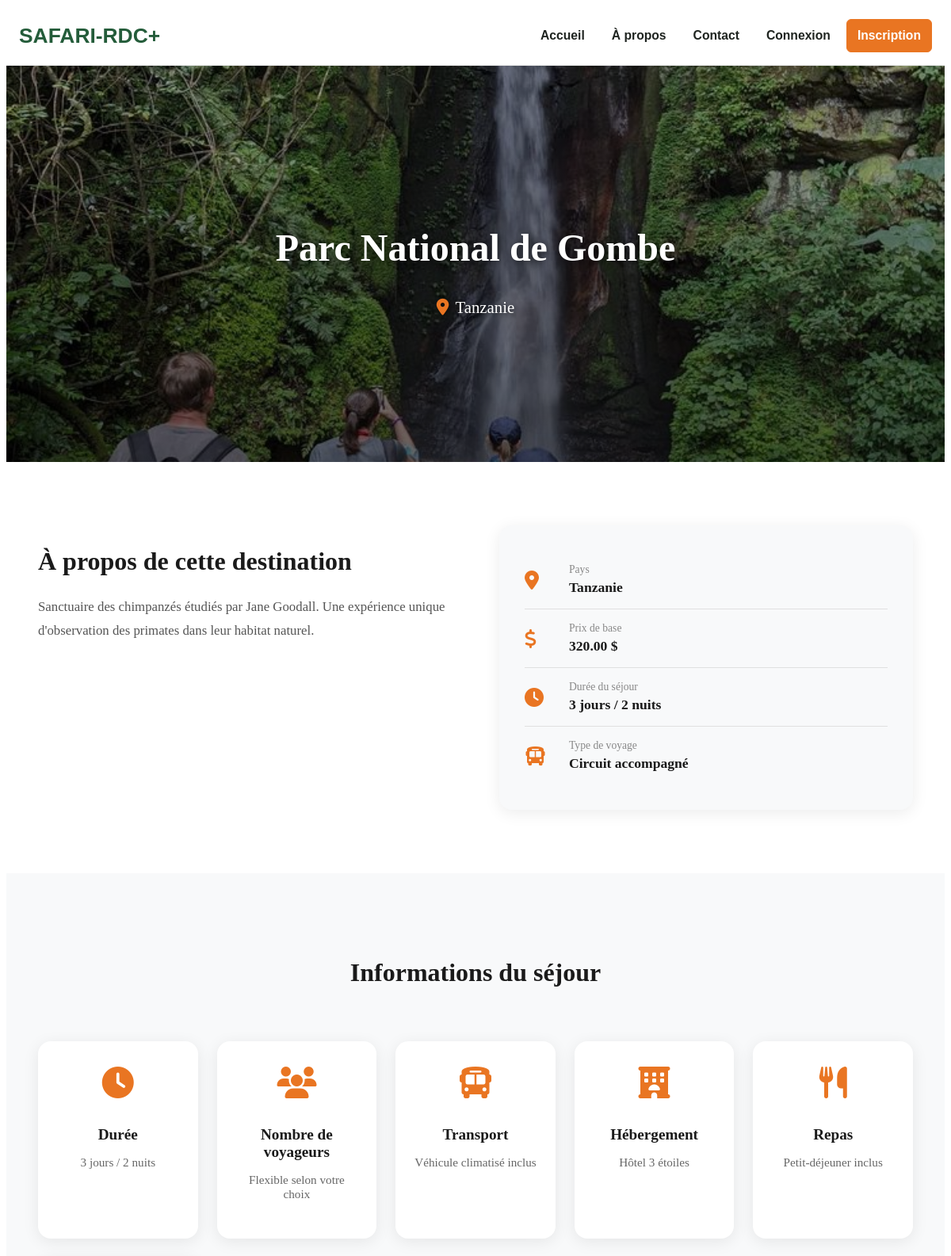
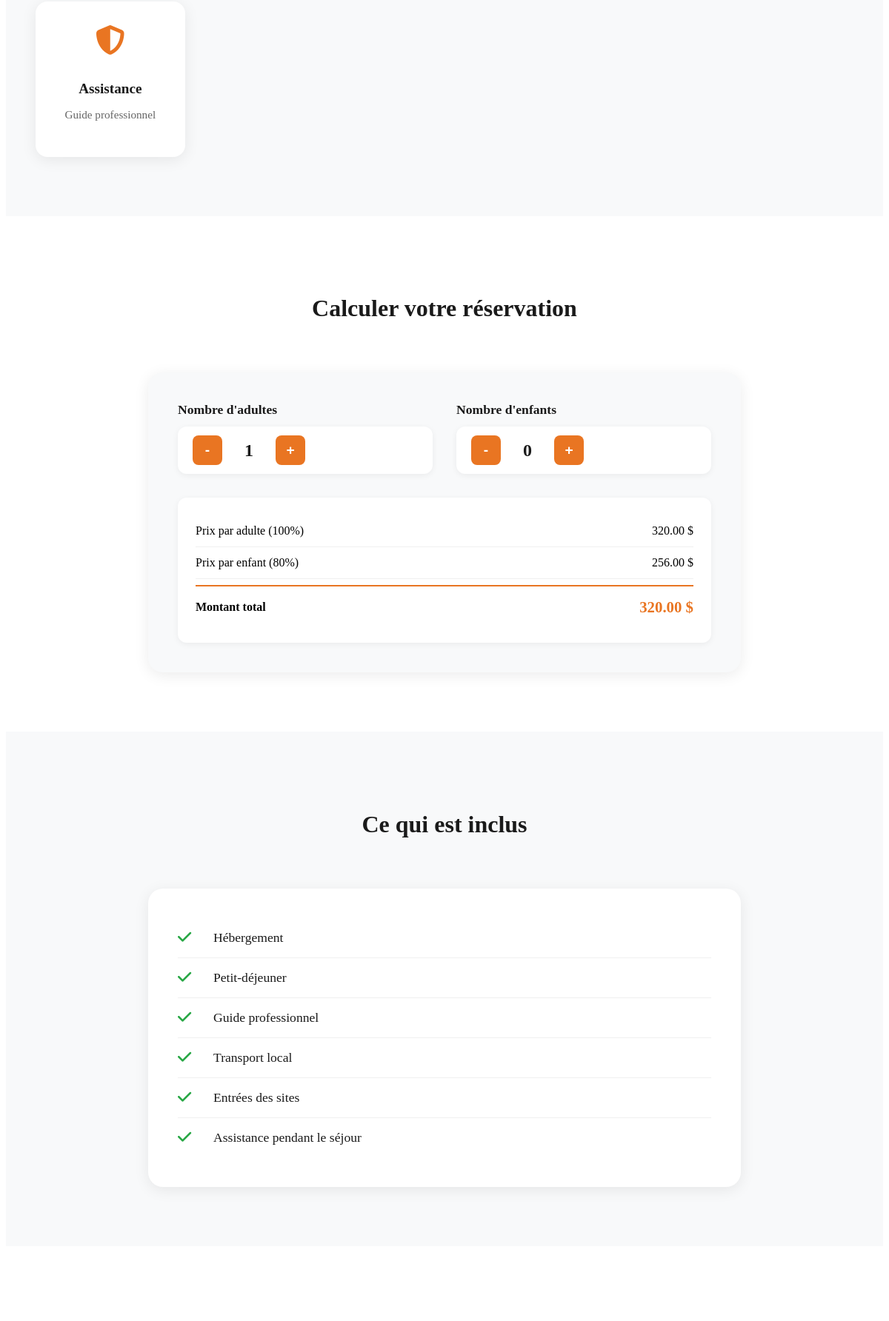
Screenshot of /details_destination.php?id=7 (upper part) with the database file from the repository (2 pictures, top to bottom).
### tables this page shows
CREATE TABLE IF NOT EXISTS destinations (
    id INT AUTO_INCREMENT PRIMARY KEY,
    nom VARCHAR(255) NOT NULL,
    pays VARCHAR(255) NOT NULL,
    description TEXT NOT NULL,
    prix DECIMAL(10, 2) NOT NULL,
    image VARCHAR(500) NOT NULL,
    created_at TIMESTAMP DEFAULT CURRENT_TIMESTAMP
);

### details_destination.php (the view, shortened to what this page needs)
<?php
require_once __DIR__ . '/BASE_DES_DONNEES/db.php';
$destination = null;
$id = isset($_GET['id']) ? (int)$_GET['id'] : 0;
if ($id > 0) {
    $stmt = $conn->prepare('SELECT id, nom, pays, description, prix, image FROM destinations WHERE id = ?');
    if ($stmt) {
        $stmt->bind_param('i', $id);
        $stmt->execute();
        $result = $stmt->get_result();
        if ($result) {
            $destination = $result->fetch_assoc();
        }
    }
}
?>
<!DOCTYPE html>
<html lang="fr">
<head>
    <link rel="stylesheet" href="CSS/destination.css?v=1.0">
    <link rel="stylesheet" href="CSS/header.css?v=1.0">
    <link rel="stylesheet" href="https://cdnjs.cloudflare.com/ajax/libs/font-awesome/6.4.0/css/all.min.css">
</head>
<body>
<?php include 'INCLUDE/header.php'; ?>
<?php if ($destination): ?>
    <section class="detail-hero">
        <div class="hero-background">
            <img src="<?= htmlspecialchars($destination['image']) ?>" alt="<?= htmlspecialchars($destination['nom']) ?>">
            <div class="hero-overlay"></div>
        </div>
        <div class="hero-content">
            <h1><?= htmlspecialchars($destination['nom']) ?></h1>
            <p class="hero-country"><i class="fas fa-map-marker-alt"></i> <?= htmlspecialchars($destination['pays']) ?></p>
        </div>
    </section>
    <section class="about-section">
        <div class="container">
            <div class="about-grid">
                <div class="about-left">
                    <h2>À propos de cette destination</h2>
                    <div class="about-description">
                        <p><?= nl2br(htmlspecialchars($destination['description'])) ?></p>
                    </div>
                </div>
                <div class="about-right">
                    <div class="info-card">
                        <div class="info-item">
                            <i class="fas fa-map-marker-alt"></i>
                            <div>
                                <span class="info-label">Pays</span>
                                <span class="info-value"><?= htmlspecialchars($destination['pays']) ?></span>
                            </div>
                        </div>
                        <div class="info-item">
                            <i class="fas fa-dollar-sign"></i>
                            <div>
                                <span class="info-label">Prix de base</span>
                                <span class="info-value"><?= number_format($destination['prix'], 2) ?> $</span>
                            </div>
                        </div>
                        <div class="info-item">
                            <i class="fas fa-clock"></i>
                            <div>
                                <span class="info-label">Durée du séjour</span>
                                <span class="info-value">3 jours / 2 nuits</span>
                            </div>
                        </div>
                        <div class="info-item">
                            <i class="fas fa-bus"></i>
                            <div>
                                <span class="info-label">Type de voyage</span>
                                <span class="info-value">Circuit accompagné</span>
                            </div>
                        </div>
                    </div>
                </div>
            </div>
        </div>
    </section>
    <section class="stay-info-section">
        <div class="container">
            <h2 class="section-title">Informations du séjour</h2>
            <div class="stay-info-grid">
                <div class="stay-info-card">
                    <i class="fas fa-clock"></i>
                    <h3>Durée</h3>
                    <p>3 jours / 2 nuits</p>
                </div>
                <div class="stay-info-card">
                    <i class="fas fa-users"></i>
                    <h3>Nombre de voyageurs</h3>
                    <p>Flexible selon votre choix</p>
                </div>
                <div class="stay-info-card">
                    <i class="fas fa-bus"></i>
                    <h3>Transport</h3>
                    <p>Véhicule climatisé inclus</p>
                </div>
                <div class="stay-info-card">
                    <i class="fas fa-hotel"></i>
                    <h3>Hébergement</h3>
                    <p>Hôtel 3 étoiles</p>
                </div>
                <div class="stay-info-card">
                    <i class="fas fa-utensils"></i>
                    <h3>Repas</h3>
                    <p>Petit-déjeuner inclus</p>
                </div>
                <div class="stay-info-card">
                    <i class="fas fa-shield-alt"></i>
                    <h3>Assistance</h3>
                    <p>Guide professionnel</p>
                </div>
            </div>
        </div>
    </section>
    <section class="calculator-section">
        <div class="container">
            <h2 class="section-title">Calculer votre réservation</h2>
            <div class="calculator-card">
                <div class="calculator-grid">
                    <div class="counter-group">
                        <label>Nombre d'adultes</label>
                        <div class="counter">
                            <button class="counter-btn" onclick="updateCounter('adults', -1)">-</button>
                            <span id="adults-count">1</span>
                            <button class="counter-btn" onclick="updateCounter('adults', 1)">+</button>
                        </div>
                    </div>
                    <div class="counter-group">
                        <label>Nombre d'enfants</label>
                        <div class="counter">
                            <button class="counter-btn" onclick="updateCounter('children', -1)">-</button>
                            <span id="children-count">0</span>
                            <button class="counter-btn" onclick="updateCounter('children', 1)">+</button>
                        </div>
                    </div>
                </div>
                <div class="price-breakdown">
                    <div class="price-row">
                        <span>Prix par adulte (100%)</span>
                        <span id="adult-price"><?= number_format($destination['prix'], 2) ?> $</span>
                    </div>
                    <div class="price-row">
                        <span>Prix par enfant (80%)</span>
                        <span id="child-price"><?= number_format($destination['prix'] * 0.8, 2) ?> $</span>
                    </div>
                    <div class="price-row total">
                        <span>Montant total</span>
                        <span id="total-price"><?= number_format($destination['prix'], 2) ?> $</span>
                    </div>
                </div>
            </div>
        </div>
    </section>
    <section class="included-section">
        <div class="container">
            <h2 class="section-title">Ce qui est inclus</h2>
            <div class="included-card">
                <div class="included-item">
                    <i class="fas fa-check"></i>
                    <span>Hébergement</span>
                </div>
                <div class="included-item">
                    <i class="fas fa-check"></i>
                    <span>Petit-déjeuner</span>
                </div>
                <div class="included-item">
                    <i class="fas fa-check"></i>
                    <span>Guide professionnel</span>
                </div>
                <div class="included-item">
                    <i class="fas fa-check"></i>
                    <span>Transport local</span>
                </div>
                <div class="included-item">
                    <i class="fas fa-check"></i>
                    <span>Entrées des sites</span>
                </div>
                <div class="included-item">
                    <i class="fas fa-check"></i>
                    <span>Assistance pendant le séjour</span>
                </div>
            </div>
        </div>
    </section>
    <section class="not-included-section">
    </section>
<?php endif; ?>
</body>
</html>

### CSS/header.css (style rules this page uses)
:root { --orange: #e97522; --orange-dark: #b85c00; --green: #245c3a; --ink: #1f2420; --muted: #606866; --cream: #fff8f0; --paper: #ffffff; --line: rgba(31, 36, 32, 0.12); --shadow: 0 18px 45px rgba(31, 36, 32, 0.14); }
* { box-sizing: border-box; }
img { display: block; max-width: 100%; }

### rows the page displays
destinations: image (picture), nom "Parc National de Gombe", pays "Tanzanie", description "Sanctuaire des chimpanzés étudiés par Jane Goodall. Une expérience unique d'observation des primates dans leur habitat naturel.", prix "320.00", $destination['prix']*0.8 "256.00"
